Frame 1 (no input): blank canvas, image omitted
Frame 60 (the mouse pressed at the canvas centre just before this capture): blank canvas, image omitted
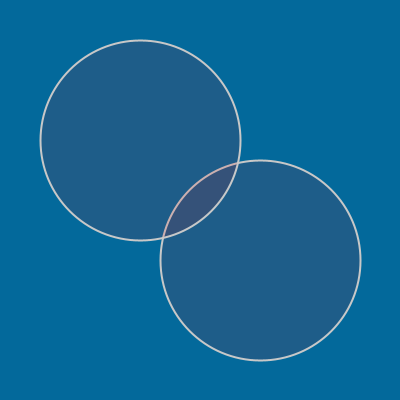
Frame 120 (the mouse held since frame 60 and released just before this capture)

The Processing sketch whose frames 1 and 60 were blank and that drew this single picture after the mouse press (run headless with seeded random() and noise(); from frame 60 on, the mouse is pressed at the canvas centre):

// Processing sketch: processing_74937
// ── processing_74937.pde

int d = 60;

void setup() {
  size(400, 400);
  smooth();
  noCursor();
  stroke(200);
  strokeWeight(2);
}

void draw() {
  if(mousePressed) {
    background(3, 105, 155);
  }
  if(mouseX > 400 && mouseY > 400) {
    background(255);
  }
  else{
  fill(227, 0, 0, 30);
  float distance = dist(pmouseX, pmouseY, mouseX, mouseY);
  //(pmouseX, pmouseY, mouseX, mouseY);
  ellipse(pmouseX + d, pmouseY + d, mouseX, mouseY);
  ellipse(width/2 - d, height/2 - d, mouseX, mouseY);
  }
}
